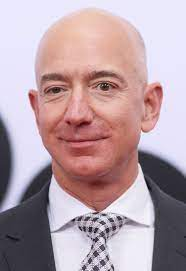
#> input picture advanced_python/materials/pictures/jb1.png, 186 x 271 px
$ jupyter execute --allow-errors pipline.ipynb   (older library calls are emulated)
#> lines starting #> are read from the running program, lines starting #| are printed output that depends on the picture; long printed decimals are rounded
# This is the pipeline for experiments

[cell 1]
import numpy as np

import face_recognition

[cell 2]
PICS_PATH = 'materials/pictures/'

IMG1 = PICS_PATH+'jb1.png'
IMG2 = PICS_PATH+'jb2.png'

## Face Detection

[cell 3]
import cv2

def detect_and_crop_face(image_path):
    # Load Haar Cascade for face detection
#> called with image_path = 'materials/pictures/jb1.png'
    face_cascade = cv2.CascadeClassifier(
        cv2.data.haarcascades + 'haarcascade_frontalface_default.xml'
    )

    # Read the image
    image = cv2.imread(image_path)
#> image is the input picture: shape (271, 186, 3); mean B, G, R 167.4, 159.9, 182.8

    # Convert to grayscale
    gray_image = cv2.cvtColor(image, cv2.COLOR_BGR2GRAY)
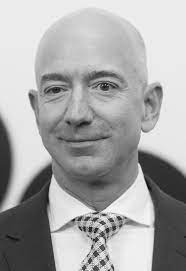
#> gray_image: shape (271, 186); min 1, max 254, mean 167.6

    # Detect faces in the image
    faces = face_cascade.detectMultiScale(
        gray_image,
        scaleFactor=1.1,
        minNeighbors=5
    )
#> faces = [[16, 39, 126, 126]]

    # Check if any faces were found
    if len(faces) == 0:
        print("No faces found.")
        return None

    faces_pics = []
    # Crop and save each detected face
    for (x, y, w, h) in faces:
        face = image[y:y+h, x:x+w]  # Crop the face from the image
        faces_pics.append(face)
#> this loop made 1 pass
#> pass 1, in detect_and_crop_face, `face = image[y:y+h, x:x+w]`:
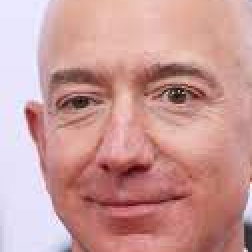
#> face: shape (126, 126, 3) (shown 2 times larger); mean B, G, R 152.6, 154.5, 201.8
#> after the loop, faces_pics = 1 item

    return faces_pics

[cell 4]
# Usage example
faces_pics1 = detect_and_crop_face(IMG1)
#> faces_pics1 = 1 item

len(faces_pics1)
#> Out = 1

[cell 5]
# Usage example
faces_pics2 = detect_and_crop_face(IMG2)
#> call 2 of detect_and_crop_face, with image_path = 'materials/pictures/jb2.png'
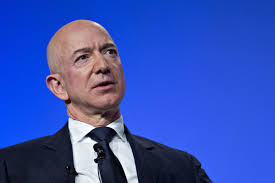
#> input picture advanced_python/materials/pictures/jb2.png, 275 x 183 px
#> in detect_and_crop_face, image is the input picture: shape (183, 275, 3); mean B, G, R 181.9, 81.7, 52.9
#> in detect_and_crop_face (call 2), `gray_image = cv2.cvtColor(image, cv2.COLOR_BGR2GRAY)`:
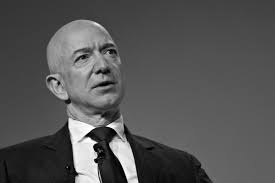
#> gray_image: shape (183, 275); min 0, max 255, mean 84.5
#> in detect_and_crop_face (call 2), `faces = face_cascade.detectMultiScale( gray_image, scaleFactor=1.1, mi..`: faces = [[61, 23, 78, 78], [69, 112, 64, 64]]
#> the loop in detect_and_crop_face (call 2), `for (x, y, w, h) in faces:` made 2 passes
#> pass 1, in detect_and_crop_face (call 2), `face = image[y:y+h, x:x+w]`:
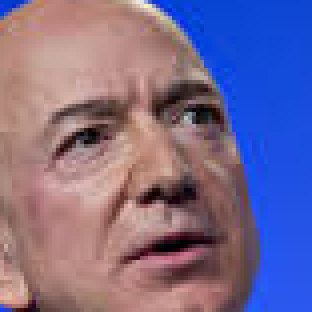
#> face: shape (78, 78, 3) (shown 4 times larger); mean B, G, R 143.5, 107.5, 121.6
#> after the loop in detect_and_crop_face (call 2), `for (x, y, w, h) in faces:`: faces_pics = 2 items
#> faces_pics2 = 2 items

len(faces_pics2)
#> Out = 2

## Face Encoding
The next step is to extract features from these faces. This can be done using facial embeddings or encodings.

[cell 6]
encodings = []

#> (the rest of this cell did not finish here and is left out)

#> (a cell that did not finish here is left out)

## Face Comparison
To compare two faces, calculate the distance between their embeddings. A common metric is the Euclidean distance. If the distance is below a certain threshold (e.g., 0.6), the faces are likely to be of the same person.

[cell 8]
from scipy.spatial import distance


max_dist = 1.0
idx = -1

# Calculate Euclidean distance between two encodings
for i, val in enumerate(encodings):
    encoding1, encoding2 = val
    dist = distance.euclidean(encoding1, encoding2)

    if dist < max_dist:
        max_dist = dist
        idx = i


# Define a threshold for determining if they are the same person
threshold = 0.6

print(max_dist)

#> (the rest of this cell did not finish here and is left out)

## Sandbox

[cell 9]
def mse(imageA, imageB, is_resize: bool=False):
    # Ensure the images have the same size
#> called with is_resize = True
    if imageA.shape != imageB.shape:
        if not is_resize:
            assert imageA.shape == imageB.shape, "Images must be the same size."
        imageB = cv2.resize(imageB, (imageA.shape[1], imageA.shape[0]))
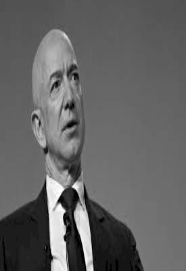
#> imageB: shape (271, 186); min 0, max 254, mean 99.1

    # Calculate the MSE between the images
    err = np.sum((imageA.astype("float") - imageB.astype("float")) ** 2)
#> err = 526853013
    err /= float(imageA.shape[0] * imageA.shape[1])
#> err = 10452.2

    return err

# Load images
imageA = cv2.imread(IMG1, cv2.IMREAD_GRAYSCALE)
imageB = cv2.imread(IMG2, cv2.IMREAD_GRAYSCALE)

# Compute MSE
error = mse(imageA, imageB, is_resize=True)
#> error = 10452.2
print(f"Mean Squared Error: {error}")
#| Mean Squared Error: 10452.188

[cell 10]
from skimage.metrics import structural_similarity as ssim
import cv2

def compare_ssim(imageA, imageB, is_resize: bool=False):
    # Ensure the images have the same size
#> called with is_resize = True
    if imageA.shape != imageB.shape:
        if not is_resize:
            assert imageA.shape == imageB.shape, "Images must be the same size."
        imageB = cv2.resize(imageB, (imageA.shape[1], imageA.shape[0]))

    # Compute SSIM between two images
    score, diff = ssim(imageA, imageB, full=True)
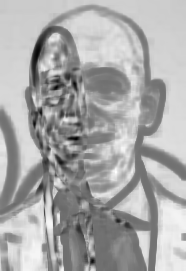
#> diff: shape (271, 186) float64; min -0.755, max 0.97, mean 0.388; drawn with min black and max white
#> score = 0.379
    return score

# Load images
imageA = cv2.imread(IMG1, cv2.IMREAD_GRAYSCALE)
imageB = cv2.imread(IMG2, cv2.IMREAD_GRAYSCALE)

# Compute SSIM
ssim_score = compare_ssim(imageA, imageB, is_resize=True)
#> ssim_score = 0.379
print(f"SSIM Score: {ssim_score}")
#| SSIM Score: 0.3792

[cell 11]
import cv2

def compare_histograms(imageA, imageB, method='correlation'):
    # Convert images to HSV color space for better comparison
#> called with method = 'correlation'
    imageA = cv2.cvtColor(imageA, cv2.COLOR_BGR2HSV)
#> imageA: shape (271, 186, 3); mean H, S, V 88.4, 49.3, 191.1
    imageB = cv2.cvtColor(imageB, cv2.COLOR_BGR2HSV)
#> imageB: shape (183, 275, 3); mean H, S, V 102.7, 180.7, 187.4

    # Calculate histograms
    histA = cv2.calcHist([imageA], [0, 1], None, [50, 60], [0, 180, 0, 256])
    histB = cv2.calcHist([imageB], [0, 1], None, [50, 60], [0, 180, 0, 256])
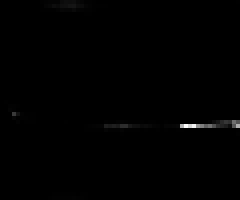
#> histB: shape (50, 60) float32 (shown 4 times larger); min 0, max 3916, mean 16.8; drawn with min black and max white

    # Normalize histograms
    cv2.normalize(histA, histA, alpha=0, beta=1, norm_type=cv2.NORM_MINMAX)
#> histA: shape (50, 60) float32; min 0, max 1, mean 0.00239
    cv2.normalize(histB, histB, alpha=0, beta=1, norm_type=cv2.NORM_MINMAX)

    # Use correlation or other methods
    methods = {
        'correlation': cv2.HISTCMP_CORREL,
        'chi-square': cv2.HISTCMP_CHISQR,
        'bhattacharyya': cv2.HISTCMP_BHATTACHARYYA
    }

    comparison = cv2.compareHist(histA, histB, methods[method])
#> comparison = 0.0125
    return comparison

# Load images
imageA = cv2.imread(IMG1)
imageB = cv2.imread(IMG2)

# Compare histograms using correlation
hist_score = compare_histograms(imageA, imageB, method='correlation')
#> hist_score = 0.0125
print(f"Histogram Comparison Score (Correlation): {hist_score}")
#| Histogram Comparison Score (Correlation): 0.01249

[cell 12]
import cv2

def orb_feature_compare(imageA, imageB):
    # Convert to grayscale
    imageA = cv2.cvtColor(imageA, cv2.COLOR_BGR2GRAY)
    imageB = cv2.cvtColor(imageB, cv2.COLOR_BGR2GRAY)

    # Initialize ORB detector
    orb = cv2.ORB_create()

    # Find the keypoints and descriptors with ORB
    kpA, desA = orb.detectAndCompute(imageA, None)
#> kpA = 354 keypoints; strongest (x, y, size): (101, 238, 31), (96, 238, 31), (107, 230, 31), (103, 222, 31)
    kpB, desB = orb.detectAndCompute(imageB, None)
#> kpB = 357 keypoints; strongest (x, y, size): (86, 134, 37.2), (95, 142, 31), (88, 137, 31), (86, 135, 44.6)

    # Match descriptors
    bf = cv2.BFMatcher(cv2.NORM_HAMMING, crossCheck=True)
    matches = bf.match(desA, desB)
#> matches = 76 matches

    # Sort matches by distance
    matches = sorted(matches, key=lambda x: x.distance)

    return len(matches), matches

# Load images
imageA = cv2.imread(IMG1)
imageB = cv2.imread(IMG2)

# Compare features using ORB
matches_count, matches = orb_feature_compare(imageA, imageB)
#> matches_count = 76; matches = 76 matches
print(f"Number of Matches: {matches_count}")
#| Number of Matches: 76

[cell 13]
import torch
import torch.nn as nn
from torchvision import models, transforms
from PIL import Image

# Load pre-trained ResNet model
#> (the rest of this cell did not finish here and is left out)

[cell 14]
from transliterate import translit

# Original Russian text
russian_text = "Una niña"

# Transliterate to English
#> (the rest of this cell did not finish here and is left out)

[cell 15]
text = 'aaa  aa.fffgf.gf'

a = text[:text.rfind('.')]
a = a.replace(' ', '_')
a

[cell 16]
from unidecode import unidecode

text = "Café naïve résumé"
text = "Russia"
text = "Как же хорошо"
#> (the rest of this cell did not finish here and is left out)

[cell 17]
from deep_translator import GoogleTranslator

# text = "Bonjour tout le monde"
text =  "Una niña"
text =  "Скриншот"
text =  "abFdAff"
text = "привет"

# Transliterate text
#> (the rest of this cell did not finish here and is left out)

[cell 18]
import cv2
# Load images

image1 = cv2.imread(IMG1)
image2 = cv2.imread(IMG2)

hist_img1 = cv2.calcHist([image1], [0, 1, 2], None, [256, 256, 256], [0, 256, 0, 256, 0, 256])
hist_img1[255, 255, 255] = 0 #ignore all white pixels
cv2.normalize(hist_img1, hist_img1, alpha=0, beta=1, norm_type=cv2.NORM_MINMAX)
hist_img2 = cv2.calcHist([image2], [0, 1, 2], None, [256, 256, 256], [0, 256, 0, 256, 0, 256])
hist_img2[255, 255, 255] = 0  #ignore all white pixels
cv2.normalize(hist_img2, hist_img2, alpha=0, beta=1, norm_type=cv2.NORM_MINMAX)
# Find the metric value
metric_val = cv2.compareHist(hist_img1, hist_img2, cv2.HISTCMP_CORREL)
#> metric_val = -0.00459
print(f"Similarity Score: ", round(metric_val, 2))
#| Similarity Score:  -0.0
# Similarity Score: 0.94

[cell 19]
import cv2
from skimage import metrics
# Load images
image1 = cv2.imread(IMG1)
image2 = cv2.imread(IMG2)
image2 = cv2.resize(image2, (image1.shape[1], image1.shape[0]), interpolation = cv2.INTER_AREA)
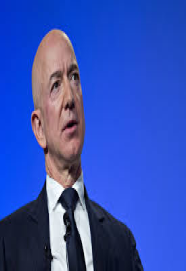
#> image2: shape (271, 186, 3); mean B, G, R 181.8, 81.6, 52.9
print(image1.shape, image2.shape)
#| (271, 186, 3) (271, 186, 3)
# Convert images to grayscale
image1_gray = cv2.cvtColor(image1, cv2.COLOR_BGR2GRAY)
image2_gray = cv2.cvtColor(image2, cv2.COLOR_BGR2GRAY)
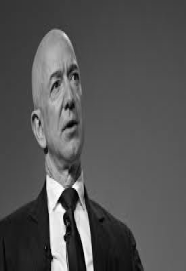
#> image2_gray: shape (271, 186); min 1, max 254, mean 84.4
# Calculate SSIM
ssim_score = metrics.structural_similarity(image1_gray, image2_gray, full=True)
print(f"SSIM Score: ", round(ssim_score[0], 2))
#| SSIM Score:  0.34
# SSIM Score: 0.38

[cell 20]
class SingletonClass:
    _instance = None

    def __new__(cls):
        if cls._instance is None:
            cls._instance = super(SingletonClass, cls).__new__(cls)
        return cls._instance

# Usage
singleton1 = SingletonClass()
singleton2 = SingletonClass()
print(singleton1 is singleton2)  # Output: True

[cell 21]
def add_and_sort(distances, new_distance, new_id):
    # Append the new tuple (distance, id) to the list
    distances.append((new_distance, new_id))

    # Sort the list of tuples based on the first element (distance)
    distances.sort(key=lambda x: x[0])  # Sort by distance (first element of tuple)

    return distances

# Example usage
sorted_distances = []

# Simulating adding new elements
sorted_distances = add_and_sort(sorted_distances, 2.5, 'A')
sorted_distances = add_and_sort(sorted_distances, 1.2, 'B')
sorted_distances = add_and_sort(sorted_distances, 3.8, 'C')

print(sorted_distances)  # Output: [(1.2, 'B'), (2.5, 'A'), (3.8, 'C')]

[cell 22]
import bisect


def add_sorted(distances, new_distance, new_id):
    # Create a tuple for the new element
    new_tuple = (new_distance, new_id)

    # Use bisect.insort to insert while maintaining order
    bisect.insort(distances, new_tuple)


# Example usage
sorted_distances = []

add_sorted(sorted_distances, 2.5, 'A')
add_sorted(sorted_distances, 1.2, 'B')
add_sorted(sorted_distances, 3.8, 'C')
